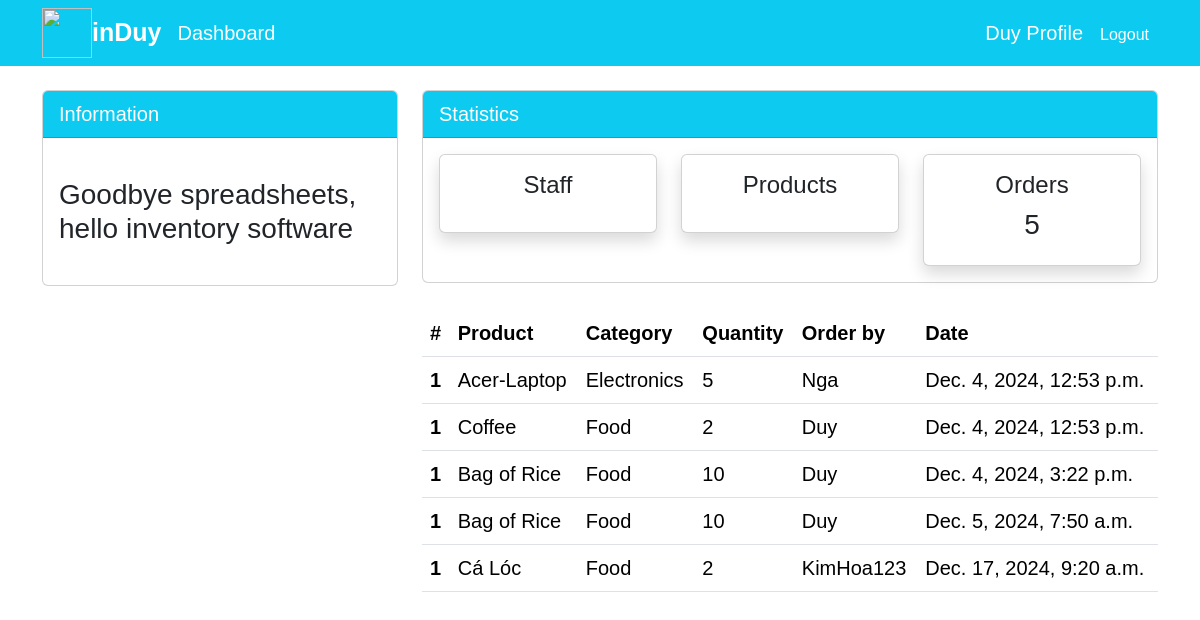
/order/ (signed in), run on the app's committed database.
### dashboard/models.py (models this page shows, shortened)
class Order(models.Model):
    product = models.ForeignKey(Product, on_delete=models.CASCADE, null=True)
    staff = models.ForeignKey(User, models.CASCADE, null=True)
    order_quantity = models.PositiveBigIntegerField(null=True)
    date = models.DateTimeField(auto_now_add=True)
    class Meta:
        verbose_name_plural = 'Order'

class Product(models.Model):
    name = models.CharField(max_length=100, null=True)
    category = models.CharField(max_length=20, choices=CATEGORY, null=True)
    quantity = models.PositiveBigIntegerField(null=True)
    class Meta:
        verbose_name_plural = 'Product'

### dashboard/views.py (the view)
# urls.py: path("order/", views.order, name='dashboard-order'),
@login_required
def order(request):
    orders = Order.objects.all()
    oders_count = Order.objects.count()
    context = {
        'orders': orders,
        'oders_count': oders_count,
    }
    return render(request, "dashboard/order.html", context)

### templates/dashboard/order.html (shortened to what this page needs)
{% extends 'partials/base.html' %}
{%block content%}
{% include 'partials/topnav.html' %}
    <div class="container">
        <div class="row my-4">
            <div class="col-md-4">
            </div>
            <div class="col-md-8">
                <table class="table bg-white">
                    <thead class="bg-info">
                        <tr class="text-white">
                            <th scope="col">#</th>
                            <th scope="col">Product</th>
                            <th scope="col">Category</th>
                            <th scope="col">Quantity</th>
                            <th scope="col">Order by</th>
                            <th scope="col">Date</th>
                        </tr>
                    </thead>
                    <tbody>
                        {% for order in orders %}
                        <tr>
                            <th scope="row">1</th>
                            <td>{{order.product.name}}</td>
                            <td>{{order.product.category}}</td>
                            <td>{{order.order_quantity}}</td>
                            <td>{{order.staff.username}}</td>
                            <td>{{order.date}}</td>
                        </tr>
                        {% endfor %}
                    </tbody>
                </table>
            </div>
        </div>
    </div>
{%endblock%}

### templates/partials/nav.html (shortened to what this page needs)
<nav class="navbar navbar-expand-lg navbar-info bg-info">
    <div class="container d-flex justify-content-between align-items-center">
        <div class="d-flex align-items-center">
            <img src="https://cdn-icons-png.freepik.com/256/10996/10996271.png?semt=ais_hybrid" alt="" style="width: 50px; height: 50px;">
            <a class="navbar-brand text-white font-weight-bold mr-3" href="{% url 'dashboard-index' %}" style="font-weight: 600; font-size: 25px;">inDuy</a>
            {% if user.is_authenticated %}
            <a class="nav-link text-white p-0" href="{% url 'dashboard-index' %}">Dashboard</a>
            {% endif %}
        </div>
        <div class="d-flex align-items-center">
            {% if user.is_authenticated %}
            <a class="nav-link text-white mx-2" href="{% url 'user-profile' %}">{{user.username}} Profile</a>
            <form method="POST" action="{% url 'logout' %}" class="d-inline">
                <button type="submit" class="btn btn-link text-white mx-2 p-0" style="text-decoration: none;">Logout</button>
            </form>
            {% else %}
            <a class="nav-link text-white mx-2" href="{% url 'user-register' %}">Register</a>
            <a class="nav-link text-white mx-2" href="{% url 'user-login' %}">Login</a>
            {% endif %}
        </div>
    </div>
</nav>

### data on the page
Order: product.name "Acer-Laptop", product.category "Electronics", order_quantity "5", staff.username "Nga", date "Dec. 4, 2024, 12:53 p.m."
Order: product.name "Coffee", product.category "Food", order_quantity "2", staff.username "Duy", date "Dec. 4, 2024, 12:53 p.m."
Order: product.name "Bag of Rice", product.category "Food", order_quantity "10", staff.username "Duy", date "Dec. 4, 2024, 3:22 p.m."
Order: product.name "Bag of Rice", product.category "Food", order_quantity "10", staff.username "Duy", date "Dec. 5, 2024, 7:50 a.m."
Order: product.name "Cá Lóc", product.category "Food", order_quantity "2", staff.username "KimHoa123", date "Dec. 17, 2024, 9:20 a.m."

### other printed values
{{ user.username }} "Duy"
{{ oders_count }} "5"
